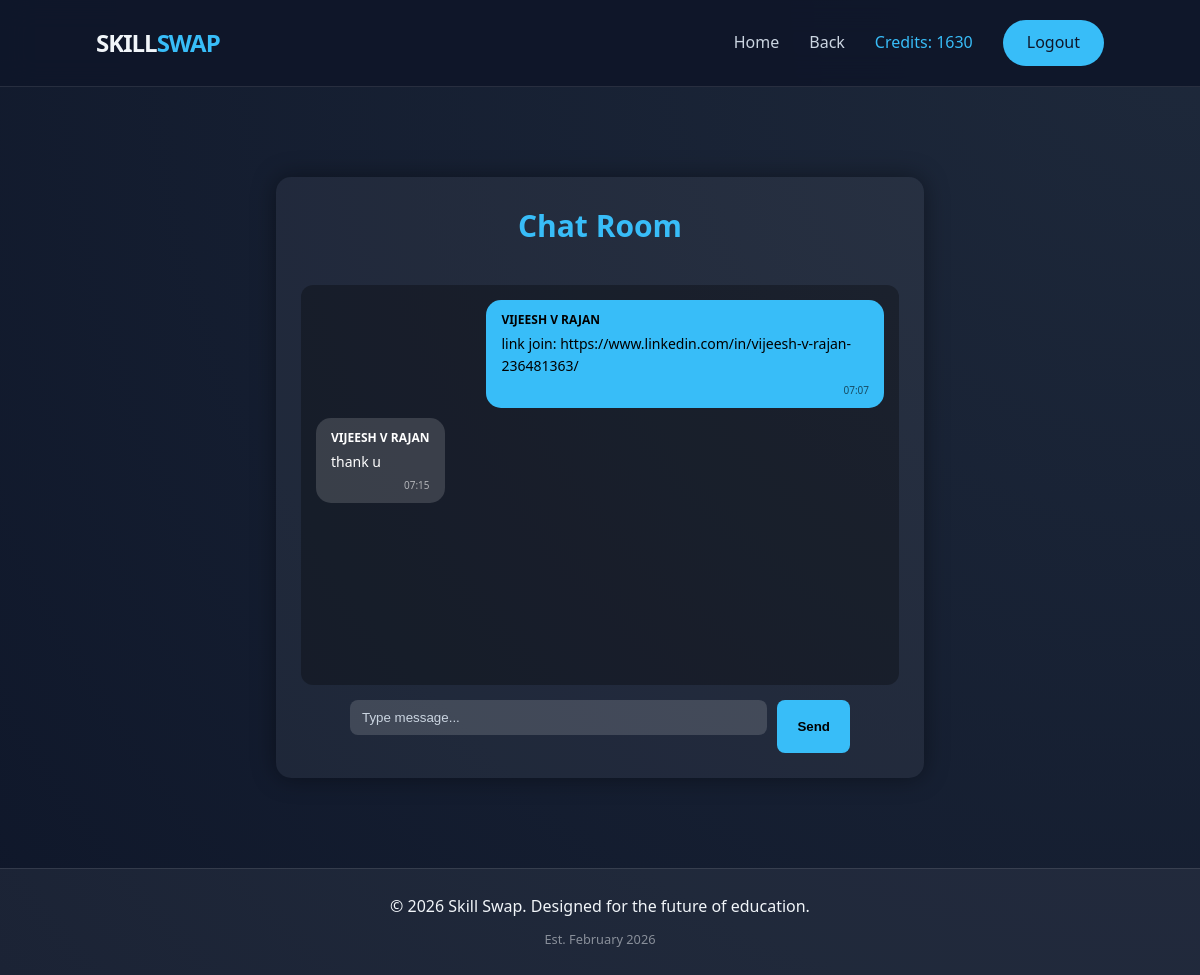
Screenshot of /chat/8/ (signed in) with the database file from the repository.
### skillapp/models.py (models this page shows, shortened)
class Profile(models.Model):
    user = models.OneToOneField(User, on_delete=models.CASCADE)
    phone = models.CharField(max_length=15, blank=True, null=True)
    place = models.CharField(max_length=100, blank=True, null=True)
    credits = models.IntegerField(default=0)

class Message(models.Model):
    swap = models.ForeignKey(
        SwapRequest,
        on_delete=models.CASCADE,
        related_name="messages"
    )
    sender = models.ForeignKey(User, on_delete=models.CASCADE)
    text = models.TextField()
    timestamp = models.DateTimeField(auto_now_add=True)

### skillapp/views.py (the view, shortened to what this page needs)
# urls.py: path("chat/<int:swap_id>/", views.chat_view, name="chat"),
@login_required
def chat_view(request, swap_id):
    swap = get_object_or_404(SwapRequest, id=swap_id)
    if request.user not in [swap.requester, swap.provider]:
        return redirect("home")
    messages_list = swap.messages.order_by("timestamp")
    return render(
        request,
        "chat.html",
        {
            "swap": swap,
            "messages": messages_list,
        },
    )

### skillapp/templates/chat.html (shortened to what this page needs)
{% load static %}
<!DOCTYPE html>
<html>
<head>
    <link rel="stylesheet" href="{% static 'style.css' %}">
</head>
<body>
<div class="navbar">
    <h2 style="font-weight: 800; letter-spacing: -1px;">SKILL<span style="color:var(--primary)">SWAP</span></h2>
    <div class="nav-links">
        <a href="{% url 'home' %}">Home</a>
        <a href="{% url 'swap_requests' %}">Back</a>
        <span style="color:#38bdf8;">
            Credits: {{ user.profile.credits }}
        </span>
        <a href="{% url 'logout' %}" class="nav-btn">Logout</a>
    </div>
</div>
<section class="section">
    <div class="chat-container">
        <h2 class="chat-title">Chat Room</h2>
        <div class="chat-box">
            {% for msg in messages %}
                <div class="chat-message {% if msg.sender == user %}me{% else %}other{% endif %}">
                    <div class="chat-sender">
                        {{ msg.sender.first_name|default:msg.sender.email }}
                    </div>
                    <div class="chat-text">
                        {{ msg.text }}
                    </div>
                    <div class="chat-time">
                        {{ msg.timestamp|date:"H:i" }}
                    </div>
                </div>
            {% empty %}
                <p style="text-align:center; opacity:0.7;">
                    No messages yet. Start the conversation!
                </p>
            {% endfor %}
        </div>
        <form method="POST" class="chat-form">
            <input type="text" name="text" placeholder="Type message..." required>
            <button type="submit">Send</button>
        </form>
    </div>
</section>
<footer class="footer">
    <p>© 2026 Skill Swap. Designed for the future of education.</p>
    <p style="opacity: 0.5; font-size: 0.8rem; margin-top: 10px;">Est. February 2026</p>
</footer>
</body>
</html>

### skillapp/static/style.css (style rules this page uses)
* { margin: 0; padding: 0; box-sizing: border-box; }
body { font-family: 'Segoe UI', sans-serif; min-height: 100vh; display: flex; flex-direction: column; color: white; background: linear-gradient(135deg, #0f2027, #203a43, #2c5364); }
:root { --primary: #38bdf8; --primary-dark: #0ea5e9; --bg-dark: #0f172a; --glass: rgba(255, 255, 255, 0.03); --glass-border: rgba(255, 255, 255, 0.1); }
body { background: radial-gradient(circle at top right, #1e293b, #0f172a); color: #f1f5f9; line-height: 1.6; }
.section { padding: 100px 10% 50px; }
.section h2 { font-size: 2.5rem; font-weight: 700; margin-bottom: 50px; text-align: center; }
.navbar { position: sticky; top: 0; width: 100%; z-index: 1000; padding: 20px 8%; display: flex; justify-content: space-between; align-items: center; background: rgba(15, 23, 42, 0.95); backdrop-filter: blur(15px); border-bottom: 1px solid var(--glass-border); }
.nav-links { display: flex; align-items: center; gap: 30px; margin-left: auto; }
.nav-links a { text-decoration: none; color: #cbd5e1; font-weight: 500; transition: 0.3s; }
.nav-btn { padding: 10px 24px !important; background: var(--primary); border-radius: 50px; color: #0f172a !important; }
.footer { padding: 60px 20px; text-align: center; border-top: 1px solid var(--glass-border); margin-top: 100px; }
.section { flex: 1; padding: 50px 60px; }
.section h2 { font-size: 30px; font-weight: 700; margin-bottom: 35px; color: #38bdf8; }
.section form { max-width: 500px; margin: 0 auto; text-align: left; }
.section form input, .section form select { width: 100%; padding: 10px 12px; border-radius: 8px; border: none; margin-bottom: 18px; background: rgba(255,255,255,0.15); color: white; }
.chat-container { width: 60%; margin: 40px auto; background: rgba(255,255,255,0.05); padding: 25px; border-radius: 15px; box-shadow: 0 0 25px rgba(0,0,0,0.4); }
.chat-title { text-align: center; margin-bottom: 20px; }
.chat-box { height: 400px; overflow-y: auto; background: rgba(0,0,0,0.3); padding: 15px; border-radius: 12px; margin-bottom: 15px; display: flex; flex-direction: column; gap: 10px; }
.chat-message { max-width: 70%; padding: 10px 15px; border-radius: 15px; font-size: 14px; }
.chat-message.me { align-self: flex-end; background: #38bdf8; color: black; }
.chat-message.other { align-self: flex-start; background: rgba(255,255,255,0.15); color: white; }
.chat-sender { font-weight: bold; font-size: 12px; margin-bottom: 4px; }
.chat-time { font-size: 10px; opacity: 0.6; margin-top: 4px; text-align: right; }
.chat-form { display: flex; gap: 10px; }
.chat-form input { flex: 1; padding: 12px; border-radius: 8px; border: none; background: rgba(255,255,255,0.15); color: white; }
.chat-form input::placeholder { color: #cbd5e1; }
.chat-form button { padding: 12px 20px; border-radius: 8px; border: none; background: #38bdf8; color: black; font-weight: 600; cursor: pointer; }
.footer { margin-top: auto; padding: 25px 20px; text-align: center; background: rgba(255, 255, 255, 0.05); border-top: 1px solid rgba(255,255,255,0.1); }
.section form { position: relative; z-index: 10; }

### rows the page displays
Message: sender.first_name "VIJEESH V RAJAN", text "link join: https://www.linkedin.com/in/vijeesh-v-rajan-236481363/", timestamp "07:07"
Message: sender.first_name "VIJEESH V RAJAN", text "thank u", timestamp "07:15"

### other values shown
{{ user.profile.credits }} "1630"
